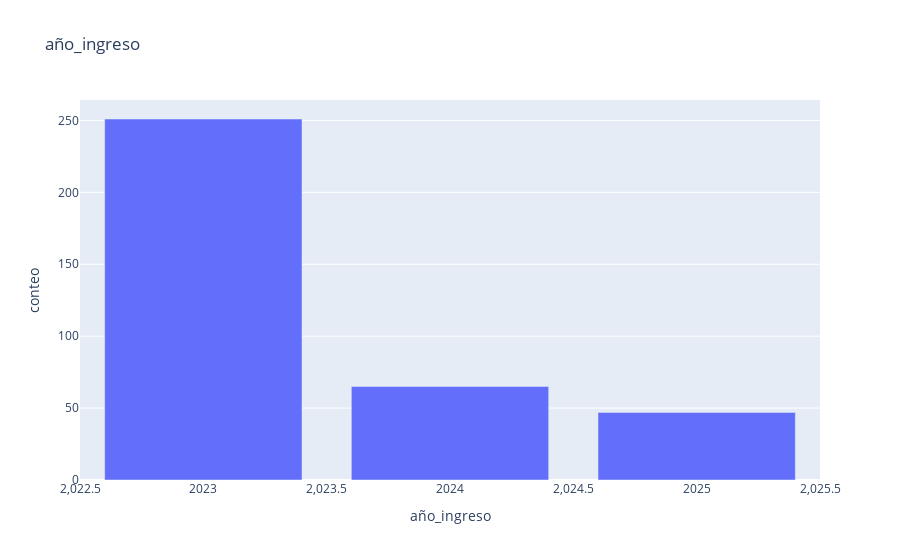
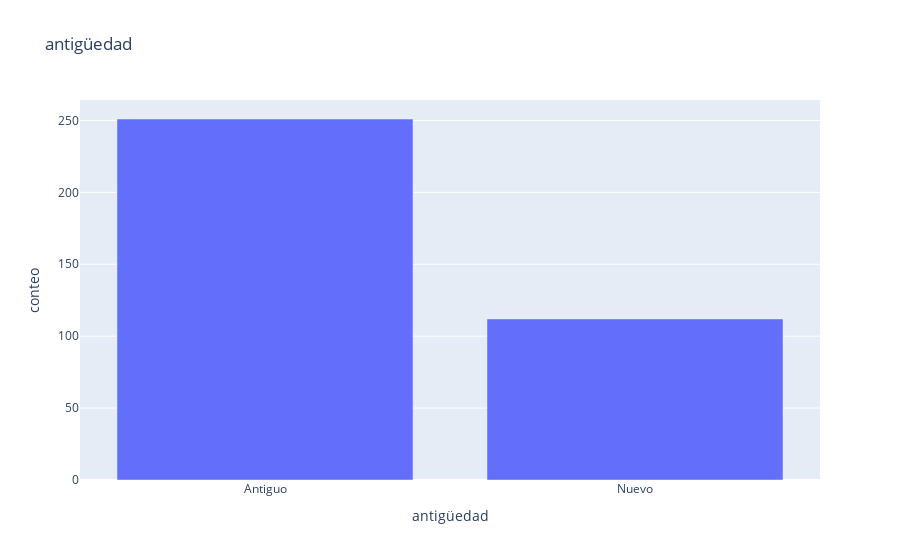
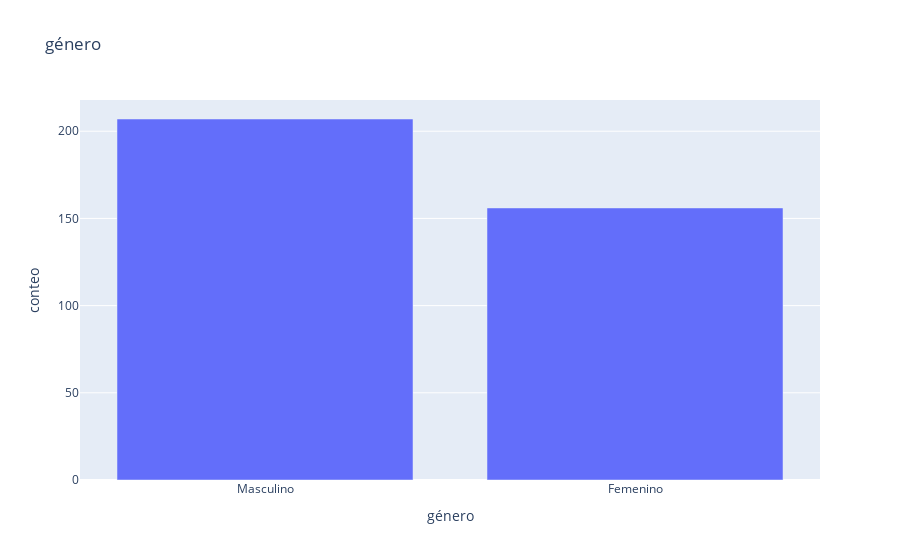
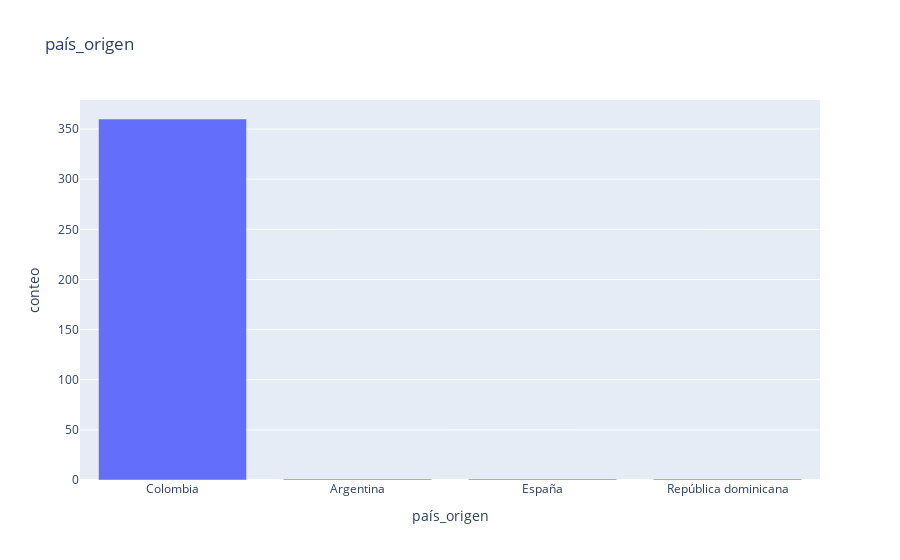

The notebook cell these images were saved under, in order:
### Markdown cell above
### Actividades Extrcurrículares

### Code cell
eda.plot_barplots(df, cat_vals)

### Figure 1 — Plotly figure (JSON) as saved in the notebook; plotly's stock layout.template omitted (floating-point values rounded to 4 significant figures)
{"data": [{"hovertemplate": "año_ingreso=%{x}<br>conteo=%{y}<extra></extra>", "legendgroup": "", "marker": {"color": "#636efa", "pattern": {"shape": ""}}, "name": "", "orientation": "v", "showlegend": false, "textposition": "auto", "type": "bar", "x": [2023, 2024, 2025], "xaxis": "x", "y": [251, 65, 47], "yaxis": "y"}], "layout": {"barmode": "relative", "legend": {"tracegroupgap": 0}, "title": {"text": "año_ingreso"}, "xaxis": {"anchor": "y", "domain": [0, 1], "title": {"text": "año_ingreso"}}, "yaxis": {"anchor": "x", "domain": [0, 1], "title": {"text": "conteo"}}}}

### Figure 2 — Plotly figure (JSON) as saved in the notebook; plotly's stock layout.template omitted (floating-point values rounded to 4 significant figures)
{"data": [{"hovertemplate": "antigüedad=%{x}<br>conteo=%{y}<extra></extra>", "legendgroup": "", "marker": {"color": "#636efa", "pattern": {"shape": ""}}, "name": "", "orientation": "v", "showlegend": false, "textposition": "auto", "type": "bar", "x": ["Antiguo", "Nuevo"], "xaxis": "x", "y": [251, 112], "yaxis": "y"}], "layout": {"barmode": "relative", "legend": {"tracegroupgap": 0}, "title": {"text": "antigüedad"}, "xaxis": {"anchor": "y", "domain": [0, 1], "title": {"text": "antigüedad"}}, "yaxis": {"anchor": "x", "domain": [0, 1], "title": {"text": "conteo"}}}}

### Figure 3 — Plotly figure (JSON) as saved in the notebook; plotly's stock layout.template omitted (floating-point values rounded to 4 significant figures)
{"data": [{"hovertemplate": "género=%{x}<br>conteo=%{y}<extra></extra>", "legendgroup": "", "marker": {"color": "#636efa", "pattern": {"shape": ""}}, "name": "", "orientation": "v", "showlegend": false, "textposition": "auto", "type": "bar", "x": ["Masculino", "Femenino"], "xaxis": "x", "y": [207, 156], "yaxis": "y"}], "layout": {"barmode": "relative", "legend": {"tracegroupgap": 0}, "title": {"text": "género"}, "xaxis": {"anchor": "y", "domain": [0, 1], "title": {"text": "género"}}, "yaxis": {"anchor": "x", "domain": [0, 1], "title": {"text": "conteo"}}}}

### Figure 4 — Plotly figure (JSON) as saved in the notebook; plotly's stock layout.template omitted (floating-point values rounded to 4 significant figures)
{"data": [{"hovertemplate": "país_origen=%{x}<br>conteo=%{y}<extra></extra>", "legendgroup": "", "marker": {"color": "#636efa", "pattern": {"shape": ""}}, "name": "", "orientation": "v", "showlegend": false, "textposition": "auto", "type": "bar", "x": ["Colombia", "Argentina", "España", "República dominicana"], "xaxis": "x", "y": [360, 1, 1, 1], "yaxis": "y"}], "layout": {"barmode": "relative", "legend": {"tracegroupgap": 0}, "title": {"text": "país_origen"}, "xaxis": {"anchor": "y", "domain": [0, 1], "title": {"text": "país_origen"}}, "yaxis": {"anchor": "x", "domain": [0, 1], "title": {"text": "conteo"}}}}
